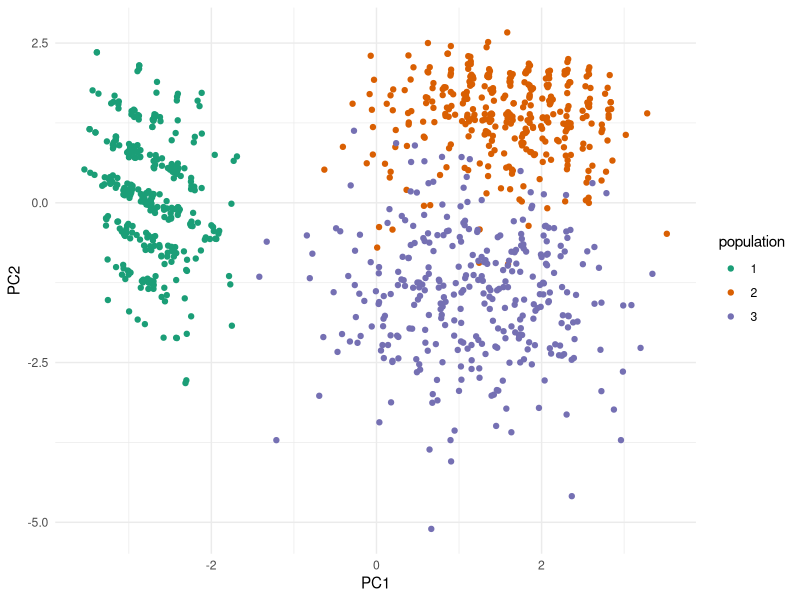
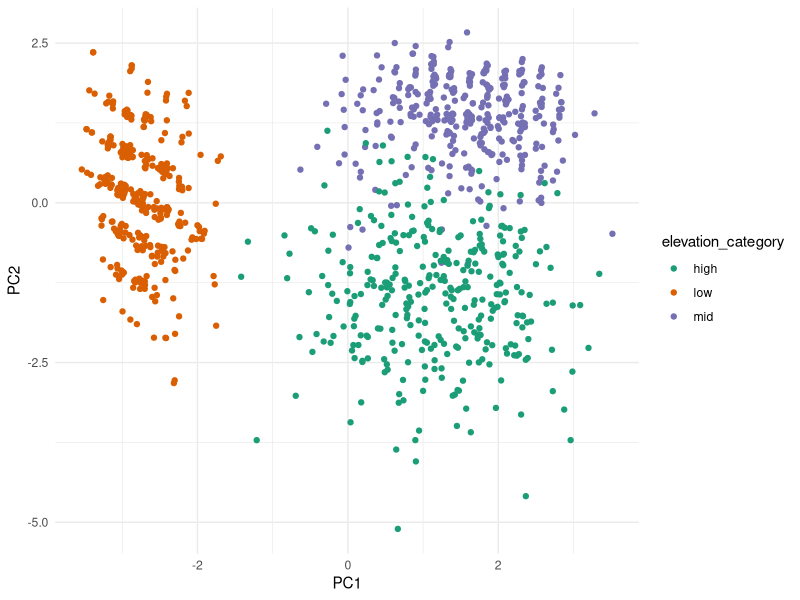
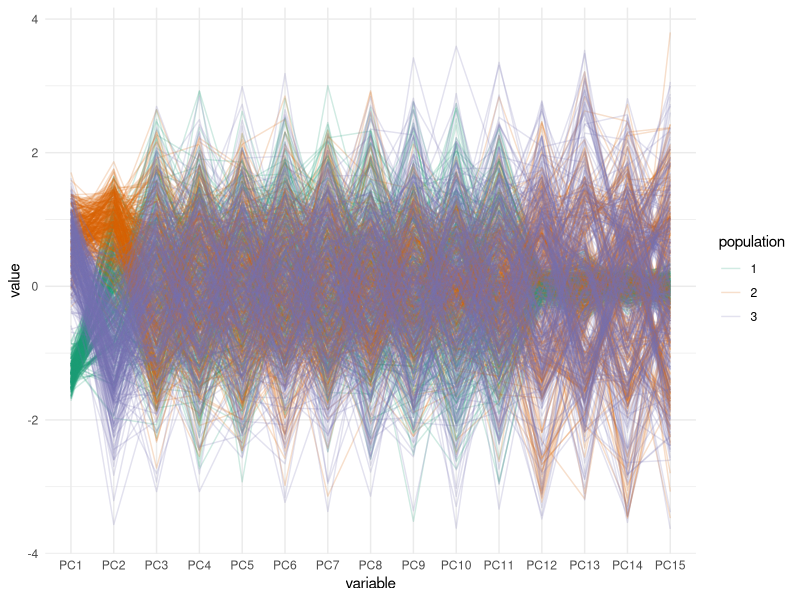
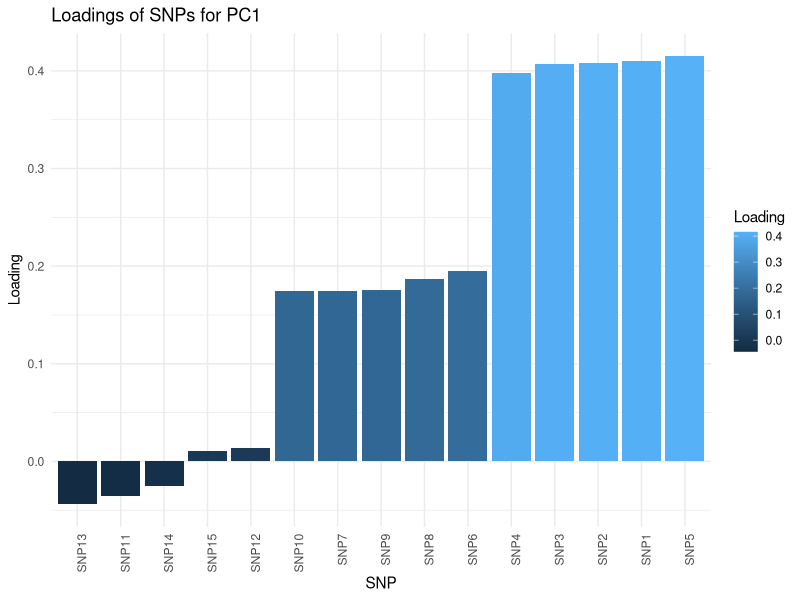
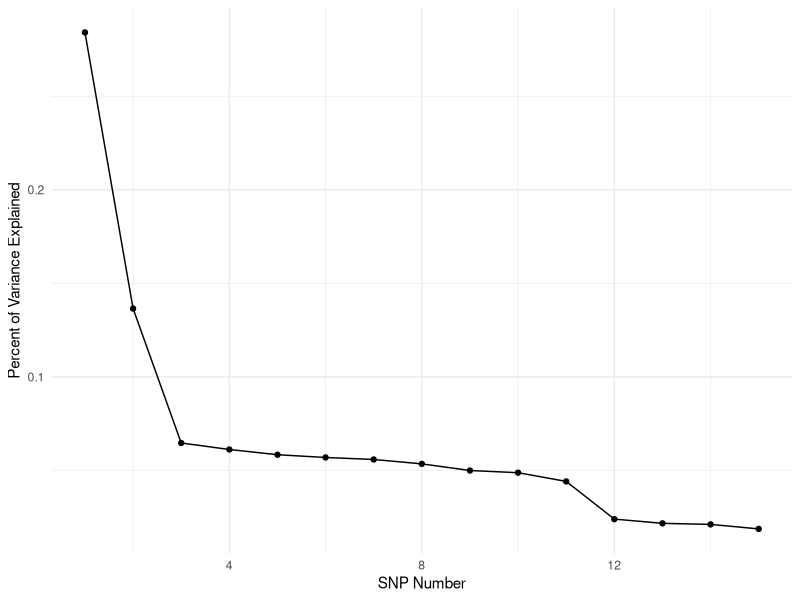
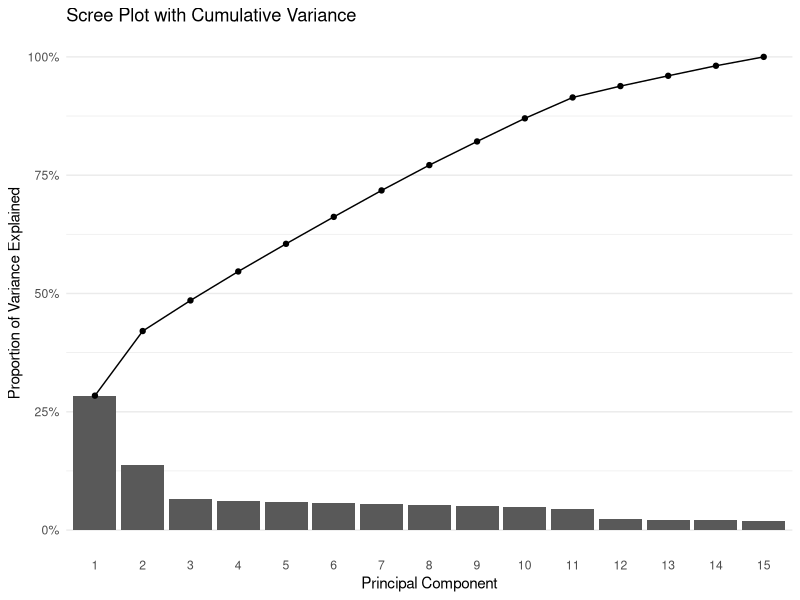

Write the R code that produced these figures, in order.
## ---- chunk 1
knitr::opts_chunk$set(echo = TRUE, error = TRUE)
## ---- chunk 2
library(tidyverse)
library(GGally)
library(gridExtra)
## ---- chunk 3
set.seed(394)

n_individuals <- 1000  
n_snps <- 15          
n_populations <- 3     # populations (elevations)

# population labels (equal group sizes for PCA clarity)
popidx <- rep(1:n_populations, each = ceiling(n_individuals/n_populations))[1:n_individuals]

#MAF patterns for 3 SNP types  (Does this make sense?)
maf1 <- c(0, 0.8, 0.7)   # Type 1: Only in populations 2 and 3
maf2 <- c(0.3, 0.5, 0.6) # Type 2: Common in all, but varying
maf3 <- c(0.3, 0.1, 0.5) # Type 3: Mostly in population 3

# Function to simulate SNPs with population-specific MAFs
sim_data_onevar <- function(pop, maf) {
  rbinom(n = length(pop), size = 2, prob = maf[pop])
}

# Simulate SNPs for each type
snps1 <- replicate(5, sim_data_onevar(pop = popidx, maf = maf1))  # 5 SNPs of type 1
snps2 <- replicate(5, sim_data_onevar(pop = popidx, maf = maf2))  # 5 SNPs of type 2
snps3 <- replicate(5, sim_data_onevar(pop = popidx, maf = maf3))  # 5 SNPs of type 3

# Combine all SNPs into a matrix
snp_data <- cbind(snps1, snps2, snps3)
## ---- chunk 4
elevation <- ifelse(
  popidx == 1, runif(n_individuals, 100, 300),    # Low elevation
  ifelse(
    popidx == 2, runif(n_individuals, 300, 600),  # Mid elevation
    runif(n_individuals, 600, 1000)               # High elevation
  )
)

elevation_category <- case_when(
  elevation < 300 ~ "low",
  elevation < 600 ~ "mid",
  elevation >= 600 ~ "high"
)
## ---- chunk 5
# effect sizes to SNPs (adjust indices based on SNP types)
genetic_effect <- 
  0.5 * snp_data[, 1] +   # SNP1 (type 1)
  0.3 * snp_data[, 6] -   # SNP6 (type 2)
  0.4 * snp_data[, 11]    # SNP11 (type 3)

# environmental effect (higher elevation = lower CO2 release) (Confounder, no?)
environmental_effect <- -0.01 * elevation

# make trait and add noise
trait <- genetic_effect + environmental_effect + rnorm(n_individuals, mean = 0, sd = 0.5)
## ---- chunk 6
tree_pcadata <- data.frame(
  population = as.factor(popidx),
  elevation = elevation,
  elevation_category = as.factor(elevation_category),
  trait = trait,
  snp_data
)

# Name SNP columns
colnames(tree_pcadata)[5:(ncol(tree_pcadata))] <- paste0("SNP", 1:ncol(snp_data))
## ---- chunk 7
head(tree_pcadata)
dim(tree_pcadata)
## ---- chunk 8
tree_pcadata %>% 
  group_by(population) %>% 
  count()
## ---- chunk 9
tree_geno <- tree_pcadata %>% 
  select(-population, -trait, -elevation, -elevation_category)

# Run PCA on SNP data
tree_pca_out <- prcomp(tree_geno, center = TRUE, scale = TRUE)
## ---- chunk 10
# pull out scores, loadings, and variance
scores_tree_pca <- tree_pca_out$x
loadings_tree_pca<- tree_pca_out$rotation
var_tree_pca <- (tree_pca_out$sdev)^2
## ---- chunk 11
colnames(scores_tree_pca)

scores_tree_pca %>%
  as.data.frame() %>% # convert pca_scores into a data frame for plotting
  mutate(population = as.factor(tree_pcadata$population)) %>%  # add the population labels
  ggplot(aes(x = PC1, y = PC2, color = population)) + # then plot
  geom_point() + 
  scale_color_brewer(palette = 'Dark2')+
  theme_minimal()

scores_tree_pca %>%
  as.data.frame() %>% # convert pca_scores into a data frame for plotting
  mutate(elevation_categorical = as.factor(tree_pcadata$elevation_category)) %>%  # add the population labels
  ggplot(aes(x = PC1, y = PC2, color = elevation_category)) + # then plot
  geom_point() + 
  scale_color_brewer(palette = 'Dark2')+
  theme_minimal()

## ---- chunk 12
# parallel coordinates plot
scores_tree_pca %>%
  as.data.frame() %>%
  mutate(population = as.factor(tree_pcadata$population)) %>% 
  ggparcoord(columns = 1:15, groupColumn = 'population', alpha = 0.2) + 
  theme_minimal() + 
  scale_color_brewer(palette = 'Dark2')
## ---- chunk 13
pc1_loadings <- tree_pca_out$rotation[, 1]


loadings_df <- data.frame(
  SNP = rownames(tree_pca_out$rotation),  # SNP names
  Loading = pc1_loadings             # Loadings for PC1
)

ggplot(loadings_df, aes(x = reorder(SNP, Loading), y = Loading, fill = Loading)) +
  geom_bar(stat = "identity") +
  labs(x = "SNP", y = "Loading", title = "Loadings of SNPs for PC1",
    fill = "Loading"
  ) +
  theme_minimal() +
  theme(axis.text.x = element_text(angle = 90, hjust = 1))


## ---- chunk 14

# calculate proportion of variance explained
tree_total_var <- sum(var_tree_pca)
tree_pve <- var_tree_pca/tree_total_var
## ---- chunk 15

# SNPs
tree_pve %>%
  as.data.frame() %>%
  mutate(index = seq_len(length(var_tree_pca))) %>%
  ggplot(aes(x = index, y = tree_pve)) + 
  geom_point() + 
  geom_line() + 
  labs(x = 'SNP Number', y = 'Percent of Variance Explained') + 
  theme_minimal()

# PCs

# Create data frame for plotting
tree_variance_df <- data.frame(
  PC = factor(1:length(tree_pve)),
  Individual = tree_pve,
  Cumulative = cumsum(tree_pve)
  )

# Create scree plot
ggplot(tree_variance_df, aes(x = PC)) +
  geom_col(aes(y = Individual)) +
  geom_point(aes(y = Cumulative)) +
  geom_line(aes(y = Cumulative, group = 1)) +
  scale_y_continuous(labels = scales::percent) +
  labs(x = "Principal Component", y = "Proportion of Variance Explained", title = "Scree Plot with Cumulative Variance") +
  theme_minimal() +
  theme(panel.grid.major.x = element_blank())


